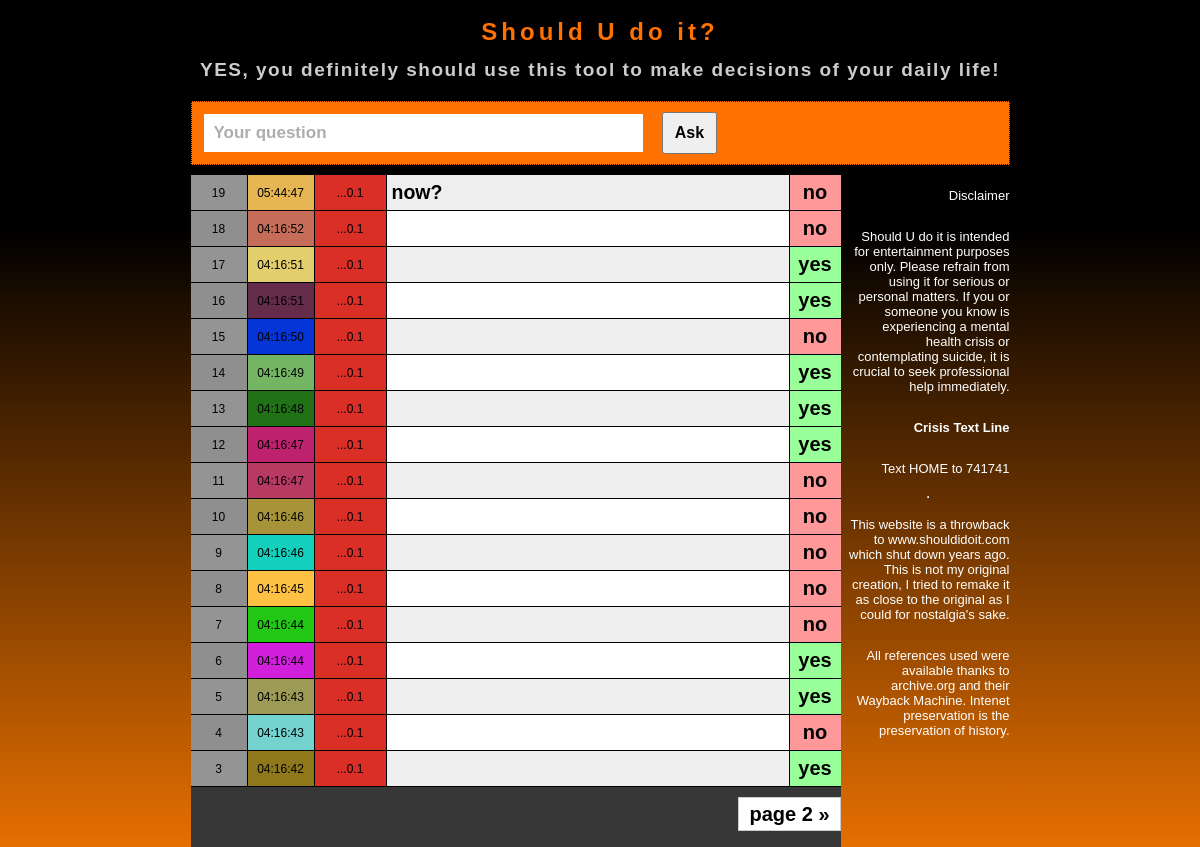
The page / on the database its author committed.
### main/models.py (models this page shows, shortened)
class Question(models.Model):
    text = models.CharField(max_length=50)
    answer = models.CharField(max_length=3)
    ip_address = models.GenericIPAddressField()
    timestamp = models.DateTimeField(auto_now_add=True)
    color = models.CharField(max_length=7, blank=True, null=True)

### main/views.py (the view)
# urls.py: path('', views.home, name='home'),
def home(request):
    questions = Question.objects.all().order_by('-timestamp')
    paginator = Paginator(questions, 17)
    page_number = request.GET.get('page')
    page_obj = paginator.get_page(page_number)
    context = {'questions':questions, 'questions': page_obj}
    return render(request, 'main/home.html', context)

### main/templatetags/custom_filters.py (called while the page is built)
@register.filter
def last_six_ip(ip_address):
    parts = ip_address.split('.')
    return f"...{parts[-2]}.{parts[-1]}"

### main/templatetags/filters.py (called while the page is built)
@register.filter
def last_octet(ip_address):
    try:
        return int(ip_address.split('.')[-1]) * 3 % 360
    except ValueError:
        return 0

### main/templates/main/home.html (shortened to what this page needs)
{% load static %}
{% load filters %}
{% load custom_filters %}
<!DOCTYPE html>
<html lang="en">
<head>
  <link rel="stylesheet" type='text/css' href="{% static 'css/styles.css' %}">
</head>
<body>
  <div class="contents">
    <div class="contents">
      <h2 class="title"><a class="title" href="/">Should U do it?</a></h2>
      <p class="slogan">YES, you definitely should use this tool to make decisions of your daily life!</p>
    </div>
    <div class="ask">
      <form method="POST" action="{% url 'ask_question' %}">
        <input class="askbar" type="text" maxlength="50" name="question_text" placeholder="Your question" onfocus="this.placeholder=''"onblur="this.placeholder='Your question'">
        <button class="askbutton" type="submit">Ask</button>
      </form>
    </div>
    <div class="listbody">
      <ul class="list">
        {% for question in questions %}
        <li class="listitem">
          <span class="listid{% cycle 'dark' 'light' %}">{{question.id}}</span>
          <span class="listtime" style="background-color: {{ question.color }};">{{question.timestamp|date:"H:i:s"}}</span>
          <span class="listip" style="background-color: hsl({{question.ip_address|last_octet}}, 70%, 50%);">{{question.ip_address|last_six_ip}}</span>
          <a class="listquestion{% cycle 'dark' 'light' %}">{{question.text}}</a>
          <p class="listanswer" style="background-color: {% if question.answer == 'no' %}#FF9999  {% else %}#99FF99{% endif %};">{{question.answer}}</p>
        </li>
        {% empty %}
        <p>No questions yet! Be the first to ask.</p>
        {% endfor %}
        <div class="foot">
          {% if questions.has_next %}
            <div class="pagination">
              <a href="?page={{ questions.next_page_number }}">page {{ questions.next_page_number}} &raquo;</a>
            </div>
            {% endif %}
        </div>
      </ul>
      <div class="sidebar">
        <p>Disclaimer</p>
        <p>Should U do it is intended for entertainment purposes only. Please refrain from using it for serious or personal matters. If you or someone you know is experiencing a mental health crisis or contemplating suicide, it is crucial to seek professional help immediately.</p>
        <p><strong>Crisis Text Line</strong></p>
        <p>Text HOME to 741741</p>
        <hr>
        <p>This website is a throwback to www.shouldidoit.com which shut down years ago. This is not my original creation, I tried to remake it as close to the original as I could for nostalgia's sake.</p>
        <p>All references used were available thanks to archive.org and their Wayback Machine. Intenet preservation is the preservation of history.</p>
      </div>
    </div>
  </div>
</body>
</html>

### static/css/styles.css (style rules this page uses)
body { display: flex; justify-content: center; background-image: linear-gradient(black 27%, #e66f01 100%); }
html { height: 100%; padding: 10px; margin: 0; box-sizing: border-box; font-family: sans-serif; }
.title { height: 41px; margin: 0; color: #FF7100; letter-spacing: 4px; text-decoration: none; }
.slogan { color: #CCCCCC; font-size: 19px; font-weight: bold; letter-spacing: 1.5px; margin-bottom: 20px; margin-top: 0px; }
.contents { width: 817px; display: flex; flex-direction: column; align-items: center; }
.ask { display: flex; width: 100%; background-color: #FF7100; border: 0.5px dotted black; margin-bottom: 10px; }
.askbar { margin: 12px; padding: 10px; height: 18px; width: 419px; border: none; font-size: 17px; font-weight: 700; }
::placeholder { color: rgb(173, 173, 173); font-size: 17px; font-weight: bold; }
.askbutton { height: 42px; width: 55px; margin-top: 10px; margin-left: 3px; font-size: 16px; font-weight: bold; }
.list { list-style: none; display: flex; flex-direction: column; padding: 0; margin: 0; width: 650px; }
.listbody { display: flex; width: 819px; }
.listitem { display: flex; height: 35px; border-bottom: solid black 1px; }
.listiddark { display: flex; background-color: #949494; width: 56px; justify-content: center; align-items: center; font-size: 12px; border-right: solid black 1px; }
.listidlight { display: flex; background-color: #8f8f8f; width: 56px; justify-content: center; align-items: center; font-size: 12px; border-right: solid black 1px; }
.listtime { display: flex; width: 66px; justify-content: center; align-items: center; font-size: 12px; border-right: solid black 1px; }
.listip { display: flex; background-color: purple; width: 71px; justify-content: center; align-items: center; font-size: 12px; border-right: solid black 1px; }
.listquestiondark { display: flex; align-items: center; width: 397px; font-size: 19.5px; font-weight: 700; color: black; background-color: #EEE; text-decoration: none; text-decoration-color: black; text-wrap: nowrap; padding-left: 5px; }
.listquestionlight { display: flex; align-items: center; width: 397px; font-size: 19.5px; font-weight: 700; color: black; background-color: #FFF; text-decoration: none; text-decoration-color: black; text-wrap: nowrap; padding-left: 5px; }
.listanswer { display: flex; justify-content: center; align-items: center; margin: 0; width: 51px; font-size: 20px; font-weight: 700; background-color: rgb(153, 255, 153); border-left: solid black 1px; }
.foot { display: flex; justify-content: space-between; align-items: center; background-color: rgb(56, 55, 55); height: 60px; }
.pagination { color: black; display: flex; justify-content: center; text-decoration: none; text-decoration-color: black; background-color: white; font-weight: 700; font-size: 20px; padding: 5px 10px; margin-bottom: 7px; width: auto; border: #CCCCCC solid 1px; height: 22px; text-decoration: none; }
.pagination a { color: black; text-decoration: none; }
.sidebar { display: flex; flex-direction: column; justify-content: flex-start; align-items: flex-end; text-align: end; padding-left: 5px; color: white; font-size: 13px; width: 168px; }

### rows shown on the page
Question: id "19", timestamp "05:44:47", ip_address|last_six_ip "...0.1", text "now?", answer "no"
Question: id "18", timestamp "04:16:52", ip_address|last_six_ip "...0.1", answer "no"
Question: id "17", timestamp "04:16:51", ip_address|last_six_ip "...0.1", answer "yes"
Question: id "16", timestamp "04:16:51", ip_address|last_six_ip "...0.1", answer "yes"
Question: id "15", timestamp "04:16:50", ip_address|last_six_ip "...0.1", answer "no"
Question: id "14", timestamp "04:16:49", ip_address|last_six_ip "...0.1", answer "yes"
Question: id "13", timestamp "04:16:48", ip_address|last_six_ip "...0.1", answer "yes"
Question: id "12", timestamp "04:16:47", ip_address|last_six_ip "...0.1", answer "yes"
Question: id "11", timestamp "04:16:47", ip_address|last_six_ip "...0.1", answer "no"
Question: id "10", timestamp "04:16:46", ip_address|last_six_ip "...0.1", answer "no"
Question: id "9", timestamp "04:16:46", ip_address|last_six_ip "...0.1", answer "no"
Question: id "8", timestamp "04:16:45", ip_address|last_six_ip "...0.1", answer "no"
Question: id "7", timestamp "04:16:44", ip_address|last_six_ip "...0.1", answer "no"
Question: id "6", timestamp "04:16:44", ip_address|last_six_ip "...0.1", answer "yes"
Question: id "5", timestamp "04:16:43", ip_address|last_six_ip "...0.1", answer "yes"
Question: id "4", timestamp "04:16:43", ip_address|last_six_ip "...0.1", answer "no"
Question: id "3", timestamp "04:16:42", ip_address|last_six_ip "...0.1", answer "yes"

### other values the page prints
{{ questions.next_page_number }} "2"
